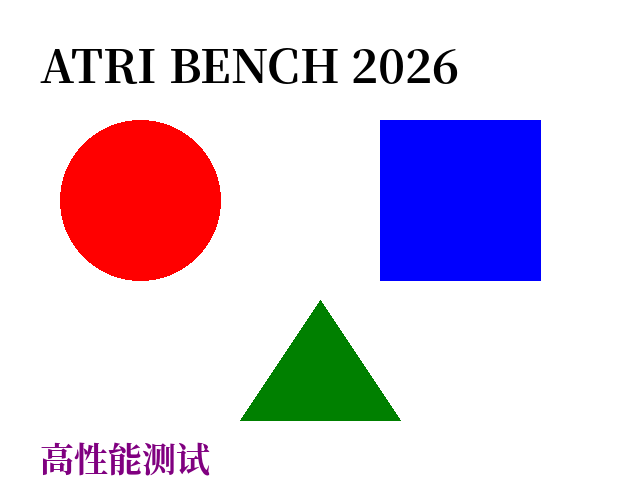
#> input picture bench_pkg/bench_test.png, 640 x 480 px
$ python -i visual_assets.py   (imports and definitions only)
#> lines starting #> are read from the running program, lines starting #| are printed output that depends on the picture
#> further down, picture is the input picture: PIL image 640x480 RGB; mean R, G, B 220.5, 206.8, 225.2
"""Shared Pillow helpers for the plugin's original visual asset library.

SVG files under :mod:`assets` are editable source artwork. Runtime renderers load the
matching pre-rendered PNG files so Pillow remains the only image dependency.
"""

from __future__ import annotations

import hashlib
import math
import re
from functools import lru_cache
from pathlib import Path
from typing import Literal, Sequence, TypeAlias

from PIL import Image, ImageDraw, ImageFilter, ImageFont, ImageOps

from .asset_resolver import AssetResolver, AssetResolverError

from .._logging import logger

RGB: TypeAlias = tuple[int, int, int]
RGBA: TypeAlias = tuple[int, int, int, int]
Color: TypeAlias = RGB | RGBA | str
Font: TypeAlias = ImageFont.FreeTypeFont | ImageFont.ImageFont
FitMode: TypeAlias = Literal["contain", "cover"]

ASSET_ROOT = Path(__file__).resolve().parent.parent / "assets"
_MANIFEST_PATH: Path | None = None
_FONT_TOKEN_RE = re.compile(r"\s+|[A-Za-z0-9][A-Za-z0-9_./:%+\-]*|.", re.DOTALL)

_LOGICAL_ASSET_IDS = {
    "emblems/super_earth.png": "emblem.super_earth",
    "emblems/automaton.png": "emblem.automaton",
    "emblems/terminids.png": "emblem.terminids",
    "emblems/illuminate.png": "emblem.illuminate",
    # The user DSS upload is a hero/reference image, not a compact transparent emblem.
    "emblems/dss.png": "emblem.dss",
    "dss/dss_wireframe.png": "dss.wireframe",
    "user/map.png": "map.reference",
    "user/map_template.png": "template.map",
    "user/warfront_template.png": "template.warfront",
    "user/steam_hero.png": "steam.hero",
    "global_events/super_earth_flag.png": "global_event.default_flag",
    "tactical/eagle_storm.png": "tactical.eagle_storm",
    "tactical/heavy_ordnance.png": "tactical.heavy_ordnance",
    "tactical/orbital_blockade.png": "tactical.orbital_blockade",
    "tactical/orbital_napalm.png": "tactical.orbital_napalm",
}


# [14 lines left out: functions _asset_resolver, configure_asset_manifest, not called in this run]

_CJK_FONT_CANDIDATES = (
    "/usr/share/fonts/opentype/noto/NotoSansCJK-Regular.ttc",
    "/usr/share/fonts/truetype/noto-cjk/NotoSansCJK-Regular.ttc",
    "/usr/share/fonts/truetype/wqy/wqy-zenhei.ttc",
    "/usr/share/fonts/truetype/dejavu/DejaVuSans.ttf",
    "C:/Windows/Fonts/msyh.ttc",
    "C:/Windows/Fonts/simhei.ttf",
)
_CJK_BOLD_FONT_CANDIDATES = (
    "/usr/share/fonts/opentype/noto/NotoSansCJK-Bold.ttc",
    "/usr/share/fonts/truetype/noto-cjk/NotoSansCJK-Bold.ttc",
    "/usr/share/fonts/truetype/dejavu/DejaVuSans-Bold.ttf",
    "C:/Windows/Fonts/msyhbd.ttc",
    "C:/Windows/Fonts/simhei.ttf",
)
_NUMBER_FONT_CANDIDATES = (
    "/usr/share/fonts/truetype/dejavu/DejaVuSansCondensed-Bold.ttf",
    "/usr/share/fonts/truetype/dejavu/DejaVuSans-Bold.ttf",
    "/usr/share/fonts/opentype/noto/NotoSans-Bold.ttf",
    "C:/Windows/Fonts/arialbd.ttf",
)


# [22 lines left out: functions asset_path, _load_cached, not called in this run]


def _crop_alpha(image: Image.Image, *, padding: int = 0) -> Image.Image:
    """Trim transparent margins while retaining a small optical-safe padding."""
    source = image.convert("RGBA")
    bbox = source.getchannel("A").getbbox()
    if bbox is None:
        return source
    left, top, right, bottom = bbox
    padding = max(0, int(padding))
    left = max(0, left - padding)
    top = max(0, top - padding)
    right = min(source.width, right + padding)
    bottom = min(source.height, bottom + padding)
    return source.crop((left, top, right, bottom))


def _add_safe_margin(image: Image.Image, ratio: float = 0.06) -> Image.Image:
    """Add transparent optical padding so edge-touching emblems are never clipped."""
    source = _crop_alpha(image)
    padding = max(4, round(max(source.size) * max(0.0, float(ratio))))
    canvas = Image.new(
        "RGBA",
        (source.width + padding * 2, source.height + padding * 2),
        (0, 0, 0, 0),
    )
    canvas.alpha_composite(source, (padding, padding))
    return canvas


# [26 lines left out: function _prepare_super_earth, not called in this run]


def _prepare_dss(image: Image.Image) -> Image.Image:
    """Convert the uploaded black-background DSS render into transparent line art."""
    source = image.convert("RGB")
    luminance = ImageOps.grayscale(source)
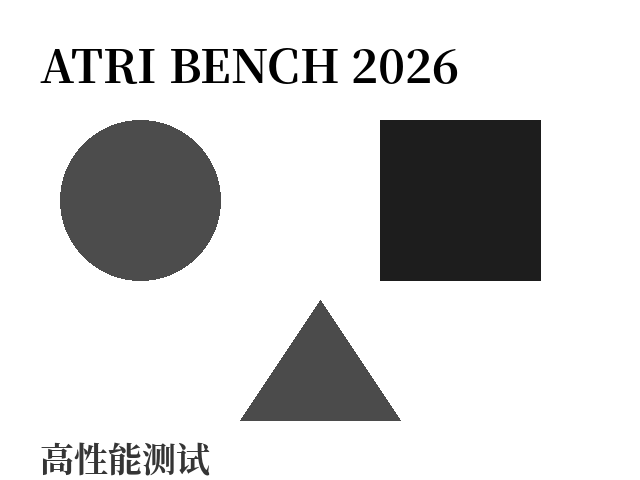
#> luminance: PIL image 640x480 L; min 0, max 255, mean 213
    # Remove the uploaded dark-gray border/background more aggressively. The white
    # station silhouette survives while the rectangular halo disappears on dark cards.
    threshold = 42
    alpha = luminance.point(
        lambda value: 0
        if value <= threshold
        else min(255, int(((value - threshold) / (255 - threshold)) ** 0.68 * 255))
    )
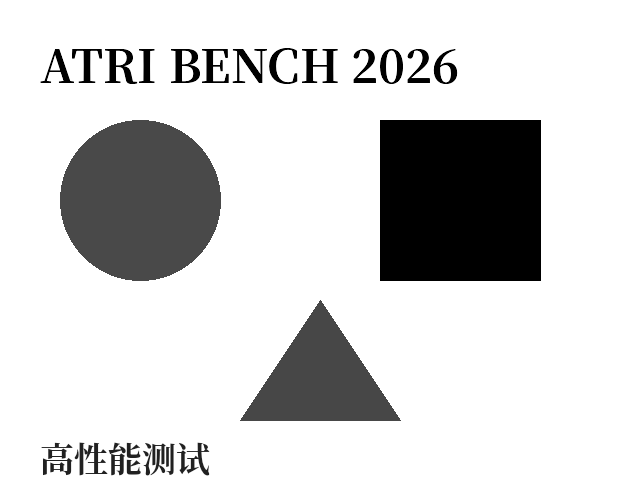
#> alpha: PIL image 640x480 L; min 0, max 255, mean 210.1
    result = Image.new("RGBA", source.size, (220, 244, 255, 0))
    result.putalpha(alpha)
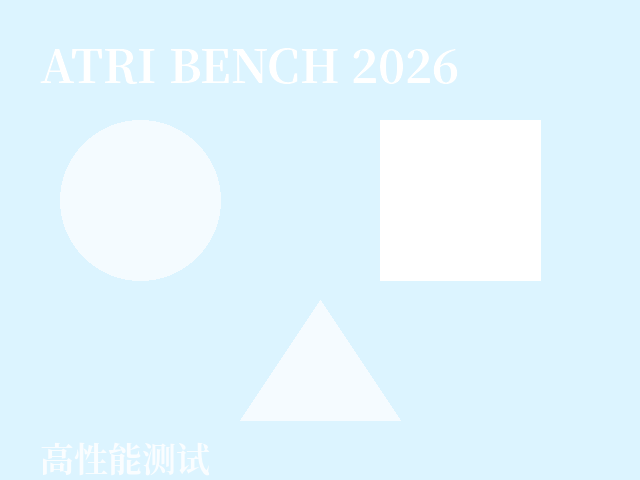
#> result: PIL image 640x480 RGBA; mean R, G, B, A 220, 244, 255, 210.1; transparent parts drawn white
    return _add_safe_margin(result, 0.025)
#> in _crop_alpha, `bbox = source.getchannel("A").getbbox()`: bbox = (0, 0, 640, 480)
#> in _crop_alpha, `left, top, right, bottom = bbox`: left = 0; right = 640; bottom = 480
#> in _add_safe_margin, `canvas = Image.new( "RGBA", (source.width + padding * 2, source.height..`: canvas: PIL image 672x512 RGBA; every value is 0
#> in _add_safe_margin, `canvas.alpha_composite(source, (padding, padding))`:
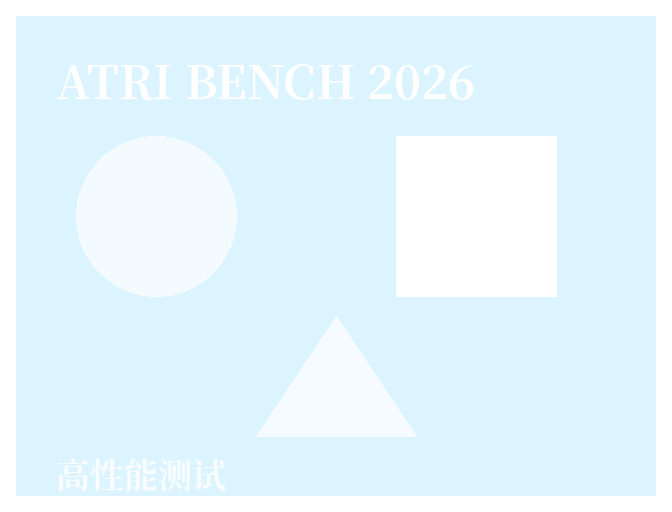
#> canvas: PIL image 672x512 RGBA; mean R, G, B, A 177.3, 196.6, 205.5, 187.6; transparent parts drawn white


# [268 lines left out: functions _prepare_logical_asset, load_asset, asset_image, asset_sha256, paste_contain, clear_asset_cache and 7 more, not called in this run]


def font(size: int, *, bold: bool = False, numbers: bool = False) -> Font:
    """Short renderer-facing alias for :func:`get_font`."""
    return get_font(size, bold=bold, numbers=numbers)


# [334 lines left out: functions text_width, ellipsize_text, ellipsize, get_faction_emblem, wrap_text, draw_badge and 5 more, not called in this run]


def _clamp01(value: float) -> float:
    return max(0.0, min(1.0, float(value)))


# [26 lines left out: function prune_render_outputs, not called in this run]

>>> from PIL import Image
>>> picture = Image.open('../../../../bench_pkg/bench_test.png')
>>> result = _prepare_dss(picture)
